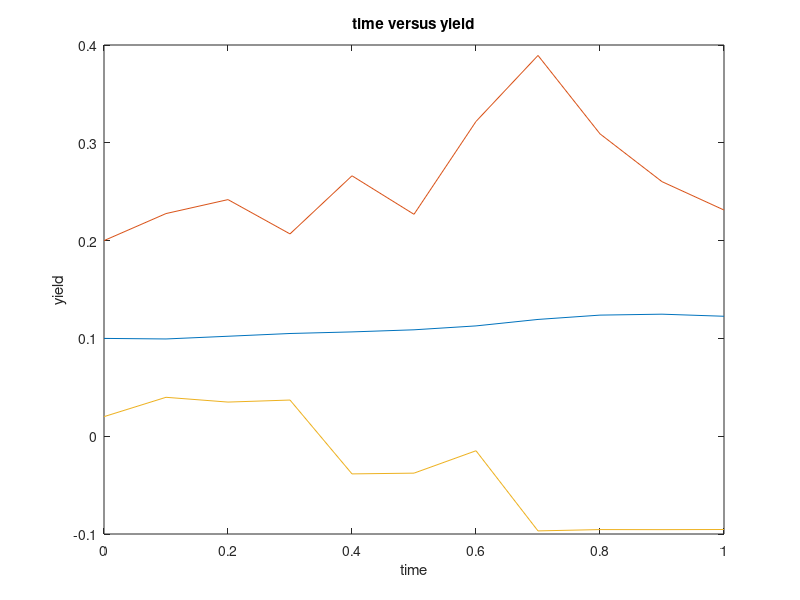

Recreate this plot in MATLAB.
clear;
beta = [0.02,0.7,0.06];
mu = [0.7,0.1,0.09];
sigma = [0.02,0.3,0.5];
r0 = [0.1,0.2,0.02];


for k = 1:3
    t(1) = 0;
    r(1) = r0(k);
    j = 2;
    delt = 0.1;
    for i = 0.1:0.1:1
        t(j) = i;
        z = normrnd(0,1);
        r(j) = (r(j-1) + beta(k)*(mu(k)-r(j-1))*delt + sigma(k)*sqrt(r(j-1))*sqrt(delt)*z);
        j = j + 1;
    end
    plot(t,r);
    hold on;
end


title('time versus yield');
xlabel('time');
ylabel('yield');
hold off;
